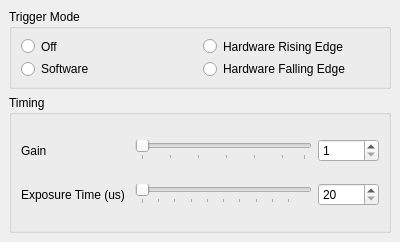
<?xml version="1.0" encoding="UTF-8"?>
<ui version="4.0">
 <class>CameraSetting</class>
 <widget class="QDockWidget" name="CameraSetting">
  <property name="geometry">
   <rect>
    <x>0</x>
    <y>0</y>
    <width>400</width>
    <height>242</height>
   </rect>
  </property>
  <property name="maximumSize">
   <size>
    <width>400</width>
    <height>300</height>
   </size>
  </property>
  <property name="floating">
   <bool>true</bool>
  </property>
  <property name="windowTitle">
   <string>Camera Setting</string>
  </property>
  <widget class="QWidget" name="dockWidgetContents">
   <property name="minimumSize">
    <size>
     <width>400</width>
     <height>0</height>
    </size>
   </property>
   <layout class="QVBoxLayout" name="verticalLayout">
    <item>
     <widget class="QGroupBox" name="groupBox">
      <property name="maximumSize">
       <size>
        <width>400</width>
        <height>80</height>
       </size>
      </property>
      <property name="title">
       <string>Trigger Mode</string>
      </property>
      <layout class="QGridLayout" name="gridLayout">
       <item row="0" column="0">
        <widget class="QRadioButton" name="trigger_off_button">
         <property name="text">
          <string>Off</string>
         </property>
        </widget>
       </item>
       <item row="0" column="1">
        <widget class="QRadioButton" name="trigger_rising_button">
         <property name="text">
          <string>Hardware Rising Edge</string>
         </property>
        </widget>
       </item>
       <item row="1" column="0">
        <widget class="QRadioButton" name="trigger_software_button">
         <property name="text">
          <string>Software</string>
         </property>
        </widget>
       </item>
       <item row="1" column="1">
        <widget class="QRadioButton" name="trigger_falling_button">
         <property name="text">
          <string>Hardware Falling Edge</string>
         </property>
        </widget>
       </item>
      </layout>
     </widget>
    </item>
    <item>
     <widget class="QGroupBox" name="groupBox_2">
      <property name="maximumSize">
       <size>
        <width>400</width>
        <height>150</height>
       </size>
      </property>
      <property name="title">
       <string>Timing</string>
      </property>
      <layout class="QGridLayout" name="gridLayout_2">
       <item row="1" column="2">
        <widget class="QSpinBox" name="exposure_time_spinBox">
         <property name="minimum">
          <number>20</number>
         </property>
         <property name="maximum">
          <number>10000</number>
         </property>
        </widget>
       </item>
       <item row="0" column="0">
        <widget class="QLabel" name="label">
         <property name="layoutDirection">
          <enum>Qt::LeftToRight</enum>
         </property>
         <property name="text">
          <string>Gain</string>
         </property>
        </widget>
       </item>
       <item row="0" column="1">
        <widget class="QSlider" name="gain_slider">
         <property name="mouseTracking">
          <bool>false</bool>
         </property>
         <property name="tabletTracking">
          <bool>false</bool>
         </property>
         <property name="autoFillBackground">
          <bool>false</bool>
         </property>
         <property name="inputMethodHints">
          <set>Qt::ImhNone</set>
         </property>
         <property name="minimum">
          <number>1</number>
         </property>
         <property name="maximum">
          <number>30</number>
         </property>
         <property name="orientation">
          <enum>Qt::Horizontal</enum>
         </property>
         <property name="invertedAppearance">
          <bool>false</bool>
         </property>
         <property name="invertedControls">
          <bool>false</bool>
         </property>
         <property name="tickPosition">
          <enum>QSlider::TicksBelow</enum>
         </property>
         <property name="tickInterval">
          <number>5</number>
         </property>
        </widget>
       </item>
       <item row="0" column="2">
        <widget class="QSpinBox" name="gain_spinBox">
         <property name="minimum">
          <number>1</number>
         </property>
         <property name="maximum">
          <number>30</number>
         </property>
        </widget>
       </item>
       <item row="1" column="0">
        <widget class="QLabel" name="label_2">
         <property name="text">
          <string>Exposure Time (us) </string>
         </property>
        </widget>
       </item>
       <item row="1" column="1">
        <widget class="QSlider" name="exposure_time_slider">
         <property name="minimum">
          <number>20</number>
         </property>
         <property name="maximum">
          <number>10000</number>
         </property>
         <property name="orientation">
          <enum>Qt::Horizontal</enum>
         </property>
         <property name="tickPosition">
          <enum>QSlider::TicksBelow</enum>
         </property>
         <property name="tickInterval">
          <number>1000</number>
         </property>
        </widget>
       </item>
      </layout>
     </widget>
    </item>
   </layout>
  </widget>
 </widget>
 <resources/>
 <connections/>
</ui>
